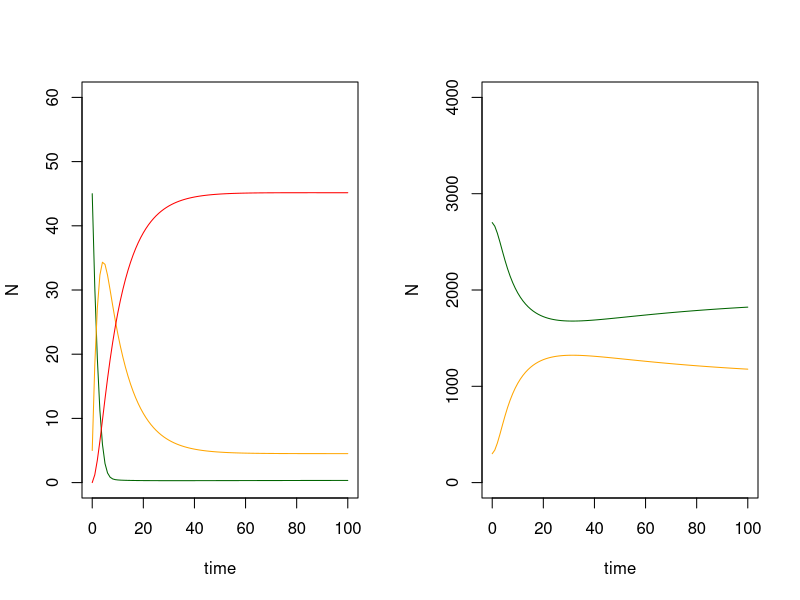

Generate this figure with R:
library(deSolve)
v1h1sir <- function(times, inits, params){
  
  Sh <- inits[1] #suspectibe host
  Ih <- inits[2] #infected host
  Rh <- inits[3] #recovered host
  Sv <- inits[4] #susceptible vector
  Iv <- inits[5] #infected vector
  
  Nh <- Sh + Ih + Rh #total host popn
  Nv <- Sv + Iv #total vector popn
  
  
  
  with(as.list(c(params)), {
    
    dSh <- bh * Nh - f / Nh * Thv * Iv * Sh - muh * Sh 
    dIh <- f / Nh * Thv * Iv * Sh - muh * Ih - gammah * Ih
    dRh <- gammah * Ih - muh * Rh
    dSv <- bv * Nv - f / Nh * Tvh * Sv * Ih - muv * Sv
    dIv <- f / Nh * Tvh * Sv * Ih - muv * Iv
    
    return(list(c(dSh, dIh, dRh, dSv, dIv)))
  })
  
}

inits <- c(45,5,0,2700,300)
params <- c(bh = 0.01, muh = 0.01, bv = 0.01, muv = 0.01, f = 0.125, gammah = 0.1, Thv = 0.5, Tvh = 0.5)
# b = birth rate, m = death rate, f =  vector biting rate, gamma = recovery rate
# Thv = Pr(host infected after bite from infected vector), Thv = Pr(vector infected after bite of infected host)
times <- seq(0,100,1)
out <- as.data.frame(ode(inits, times, v1h1sir, params ))
par(mfrow=c(1,2))


plot(out$`1` ~out$time, type='l', col='dark green',
    xlab= 'time', ylab='N', ylim = c(0,60))
lines(out$`2`~out$time, col='orange')
lines(out$`3`~out$time, col='red')

plot(out$`4`~out$time, type = 'l', col= 'dark green',
    xlab= 'time', ylab='N', ylim = c(0,4000))
lines(out$`5`~out$time, col= 'orange')
